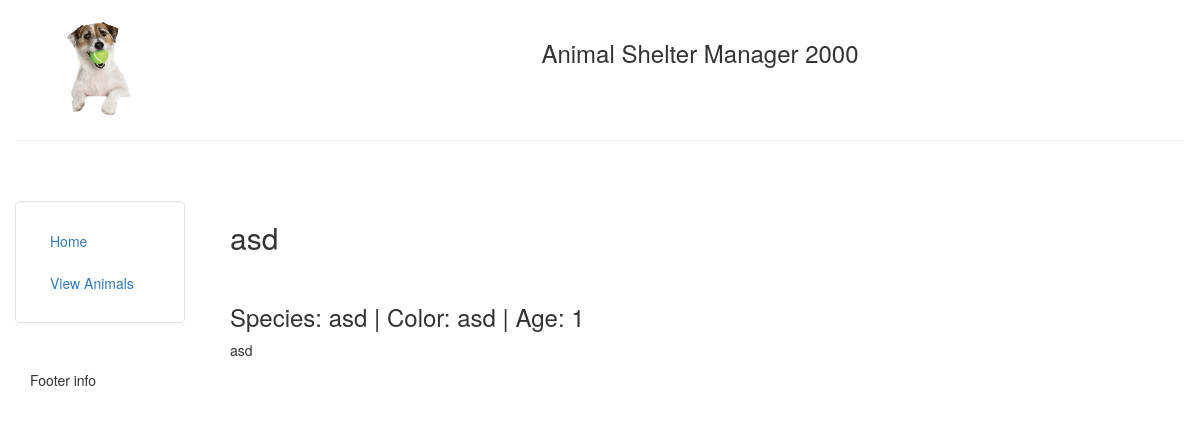
The app's page /animals/3 with its own data.
### animal_list/models.py (models this page shows, shortened)
class Animal(models.Model):
    name = models.CharField(max_length=80)
    color = models.CharField(max_length=30)
    species = models.CharField(max_length=40)
    description = models.TextField(default='')
    description.null = False
    age = models.SmallIntegerField()

### animal_list/templates/animal_list/details.html
{% extends "home_page/page_template.html" %}
{% block content %}
    <h2>{{ animal.name }} </a></h2><br />
    <h3>Species: {{ animal.species }} | Color: {{ animal.color }} | Age: {{ animal.age }}</h3>
    <p>{{ animal.description }}</p>
{% endblock %}

### records on screen
Animal: name "asd", species "asd", color "asd", age "1", description "asd"
